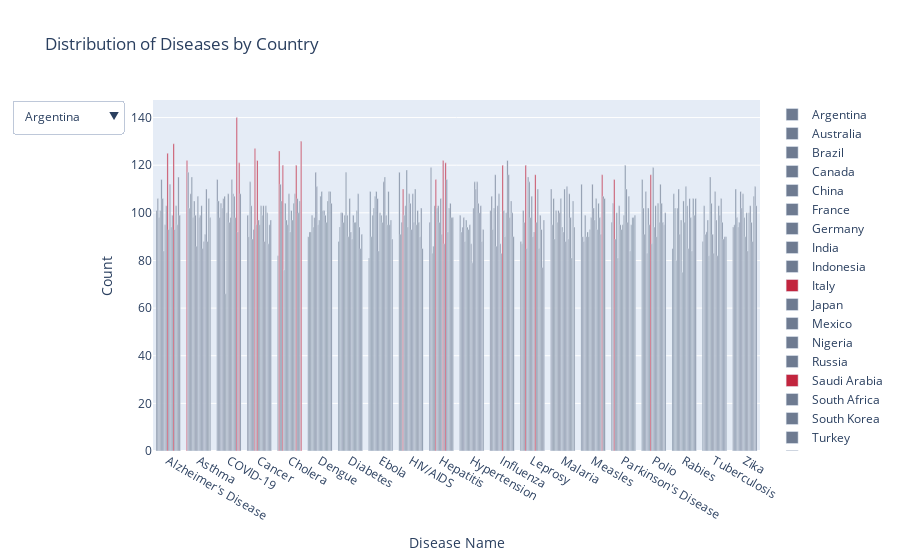

Here is the notebook cell this chart was saved with:
### Code cell
df_counts = df_24.groupby(['Country', 'Disease Name']).size().reset_index(name='Count')

countries = df_counts['Country'].unique()

fig = go.Figure()

for country in countries:
    df_country = df_counts[df_counts['Country'] == country]
    max_count = df_country['Count'].max()
    colors = [COLOR_HIGHLIGHT if count == max_count else COLOR_PRIMARY for count in df_country['Count']]
    fig.add_trace(
        go.Bar(
            x=df_country['Disease Name'],
            y=df_country['Count'],
            name=country,
            marker=dict(color=colors)
        )
    )

dropdown_buttons = [
]
for i, country in enumerate(countries):
    visibility = [i == j for j in range(len(countries))]
    dropdown_buttons.append(
        {'label': country, 'method': 'update', 'args': [{'visible': visibility}, {'title': f'Distribution of Diseases in {country}'}]}
    )

fig.update_layout(
    updatemenus=[
        go.layout.Updatemenu(
            active=0,
            buttons=dropdown_buttons,
            direction='down',
            showactive=True,
        )
    ],
    barmode='group',
    title='Distribution of Diseases by Country',
    xaxis_title='Disease Name',
    yaxis_title='Count'
)

fig.show()

### Figure 1 — Plotly figure (JSON) as saved in the notebook; plotly's stock layout.template omitted (floating-point values rounded to 4 significant figures)
{"data": [{"marker": {"color": ["#6e7b91", "#c2253e", "#6e7b91", "#6e7b91", "#6e7b91", "#6e7b91", "#6e7b91", "#6e7b91", "#6e7b91", "#6e7b91", "#6e7b91", "#6e7b91", "#6e7b91", "#6e7b91", "#6e7b91", "#6e7b91", "#6e7b91", "#6e7b91", "#6e7b91", "#6e7b91"]}, "name": "Argentina", "type": "bar", "x": ["Alzheimer's Disease", "Asthma", "COVID-19", "Cancer", "Cholera", "Dengue", "Diabetes", "Ebola", "HIV/AIDS", "Hepatitis", "Hypertension", "Influenza", "Leprosy", "Malaria", "Measles", "Parkinson's Disease", "Polio", "Rabies", "Tuberculosis", "Zika"], "y": [101, 122, 114, 99, 82, 90, 88, 81, 117, 96, 99, 101, 88, 110, 112, 96, 114, 85, 88, 94]}, {"marker": {"color": ["#6e7b91", "#6e7b91", "#6e7b91", "#6e7b91", "#c2253e", "#6e7b91", "#6e7b91", "#6e7b91", "#6e7b91", "#6e7b91", "#6e7b91", "#6e7b91", "#6e7b91", "#6e7b91", "#6e7b91", "#6e7b91", "#6e7b91", "#6e7b91", "#6e7b91", "#6e7b91"]}, "name": "Australia", "type": "bar", "x": ["Alzheimer's Disease", "Asthma", "COVID-19", "Cancer", "Cholera", "Dengue", "Diabetes", "Ebola", "HIV/AIDS", "Hepatitis", "Hypertension", "Influenza", "Leprosy", "Malaria", "Measles", "Parkinson's Disease", "Polio", "Rabies", "Tuberculosis", "Zika"], "y": [106, 117, 105, 90, 126, 92, 94, 109, 91, 119, 92, 107, 87, 95, 90, 104, 102, 108, 103, 95]}, {"marker": {"color": ["#6e7b91", "#6e7b91", "#6e7b91", "#6e7b91", "#6e7b91", "#6e7b91", "#6e7b91", "#6e7b91", "#6e7b91", "#6e7b91", "#6e7b91", "#6e7b91", "#6e7b91", "#6e7b91", "#6e7b91", "#c2253e", "#6e7b91", "#6e7b91", "#6e7b91", "#6e7b91"]}, "name": "Brazil", "type": "bar", "x": ["Alzheimer's Disease", "Asthma", "COVID-19", "Cancer", "Cholera", "Dengue", "Diabetes", "Ebola", "HIV/AIDS", "Hepatitis", "Hypertension", "Influenza", "Leprosy", "Malaria", "Measles", "Parkinson's Disease", "Polio", "Rabies", "Tuberculosis", "Zika"], "y": [98, 102, 98, 113, 112, 92, 100, 90, 96, 83, 94, 93, 101, 106, 88, 114, 91, 102, 91, 110]}, {"marker": {"color": ["#6e7b91", "#6e7b91", "#6e7b91", "#6e7b91", "#6e7b91", "#6e7b91", "#6e7b91", "#6e7b91", "#c2253e", "#6e7b91", "#6e7b91", "#6e7b91", "#6e7b91", "#6e7b91", "#6e7b91", "#6e7b91", "#6e7b91", "#6e7b91", "#6e7b91", "#6e7b91"]}, "name": "Canada", "type": "bar", "x": ["Alzheimer's Disease", "Asthma", "COVID-19", "Cancer", "Cholera", "Dengue", "Diabetes", "Ebola", "HIV/AIDS", "Hepatitis", "Hypertension", "Influenza", "Leprosy", "Malaria", "Measles", "Parkinson's Disease", "Polio", "Rabies", "Tuberculosis", "Zika"], "y": [101, 108, 104, 103, 105, 99, 100, 99, 110, 86, 98, 102, 96, 89, 99, 89, 109, 80, 92, 98]}, {"marker": {"color": ["#6e7b91", "#6e7b91", "#6e7b91", "#6e7b91", "#c2253e", "#6e7b91", "#6e7b91", "#6e7b91", "#6e7b91", "#6e7b91", "#6e7b91", "#6e7b91", "#c2253e", "#6e7b91", "#6e7b91", "#6e7b91", "#6e7b91", "#6e7b91", "#6e7b91", "#6e7b91"]}, "name": "China", "type": "bar", "x": ["Alzheimer's Disease", "Asthma", "COVID-19", "Cancer", "Cholera", "Dengue", "Diabetes", "Ebola", "HIV/AIDS", "Hepatitis", "Hypertension", "Influenza", "Leprosy", "Malaria", "Measles", "Parkinson's Disease", "Polio", "Rabies", "Tuberculosis", "Zika"], "y": [114, 115, 102, 89, 120, 94, 96, 102, 99, 103, 88, 116, 120, 101, 90, 100, 83, 102, 97, 94]}, {"marker": {"color": ["#6e7b91", "#6e7b91", "#6e7b91", "#6e7b91", "#6e7b91", "#6e7b91", "#6e7b91", "#6e7b91", "#6e7b91", "#c2253e", "#6e7b91", "#6e7b91", "#6e7b91", "#6e7b91", "#6e7b91", "#6e7b91", "#6e7b91", "#6e7b91", "#6e7b91", "#6e7b91"]}, "name": "France", "type": "bar", "x": ["Alzheimer's Disease", "Asthma", "COVID-19", "Cancer", "Cholera", "Dengue", "Diabetes", "Ebola", "HIV/AIDS", "Hepatitis", "Hypertension", "Influenza", "Leprosy", "Malaria", "Measles", "Parkinson's Disease", "Polio", "Rabies", "Tuberculosis", "Zika"], "y": [106, 98, 106, 93, 76, 98, 99, 107, 103, 114, 97, 86, 85, 96, 92, 81, 102, 110, 82, 96]}, {"marker": {"color": ["#6e7b91", "#6e7b91", "#6e7b91", "#c2253e", "#6e7b91", "#6e7b91", "#6e7b91", "#6e7b91", "#6e7b91", "#6e7b91", "#6e7b91", "#6e7b91", "#6e7b91", "#6e7b91", "#6e7b91", "#6e7b91", "#6e7b91", "#6e7b91", "#6e7b91", "#6e7b91"]}, "name": "Germany", "type": "bar", "x": ["Alzheimer's Disease", "Asthma", "COVID-19", "Cancer", "Cholera", "Dengue", "Diabetes", "Ebola", "HIV/AIDS", "Hepatitis", "Hypertension", "Influenza", "Leprosy", "Malaria", "Measles", "Parkinson's Disease", "Polio", "Rabies", "Tuberculosis", "Zika"], "y": [84, 105, 107, 127, 104, 117, 117, 109, 118, 102, 94, 103, 115, 101, 90, 103, 95, 91, 115, 109]}, {"marker": {"color": ["#6e7b91", "#6e7b91", "#6e7b91", "#6e7b91", "#6e7b91", "#6e7b91", "#6e7b91", "#6e7b91", "#6e7b91", "#6e7b91", "#6e7b91", "#6e7b91", "#6e7b91", "#6e7b91", "#6e7b91", "#6e7b91", "#c2253e", "#6e7b91", "#6e7b91", "#6e7b91"]}, "name": "India", "type": "bar", "x": ["Alzheimer's Disease", "Asthma", "COVID-19", "Cancer", "Cholera", "Dengue", "Diabetes", "Ebola", "HIV/AIDS", "Hepatitis", "Hypertension", "Influenza", "Leprosy", "Malaria", "Measles", "Parkinson's Disease", "Polio", "Rabies", "Tuberculosis", "Zika"], "y": [95, 99, 66, 95, 97, 111, 99, 106, 94, 103, 93, 108, 113, 100, 93, 95, 116, 97, 104, 102]}, {"marker": {"color": ["#6e7b91", "#6e7b91", "#6e7b91", "#c2253e", "#6e7b91", "#6e7b91", "#6e7b91", "#6e7b91", "#6e7b91", "#6e7b91", "#6e7b91", "#6e7b91", "#6e7b91", "#6e7b91", "#6e7b91", "#6e7b91", "#6e7b91", "#6e7b91", "#6e7b91", "#6e7b91"]}, "name": "Indonesia", "type": "bar", "x": ["Alzheimer's Disease", "Asthma", "COVID-19", "Cancer", "Cholera", "Dengue", "Diabetes", "Ebola", "HIV/AIDS", "Hepatitis", "Hypertension", "Influenza", "Leprosy", "Malaria", "Measles", "Parkinson's Disease", "Polio", "Rabies", "Tuberculosis", "Zika"], "y": [103, 86, 100, 122, 95, 95, 90, 84, 108, 96, 95, 87, 98, 106, 98, 93, 87, 75, 91, 108]}, {"marker": {"color": ["#c2253e", "#6e7b91", "#6e7b91", "#6e7b91", "#6e7b91", "#6e7b91", "#6e7b91", "#6e7b91", "#6e7b91", "#6e7b91", "#6e7b91", "#6e7b91", "#6e7b91", "#6e7b91", "#6e7b91", "#6e7b91", "#6e7b91", "#6e7b91", "#6e7b91", "#6e7b91"]}, "name": "Italy", "type": "bar", "x": ["Alzheimer's Disease", "Asthma", "COVID-19", "Cancer", "Cholera", "Dengue", "Diabetes", "Ebola", "HIV/AIDS", "Hepatitis", "Hypertension", "Influenza", "Leprosy", "Malaria", "Measles", "Parkinson's Disease", "Polio", "Rabies", "Tuberculosis", "Zika"], "y": [125, 107, 108, 97, 108, 97, 106, 100, 104, 106, 87, 83, 107, 94, 112, 95, 119, 105, 83, 98]}, {"marker": {"color": ["#6e7b91", "#6e7b91", "#6e7b91", "#6e7b91", "#6e7b91", "#6e7b91", "#6e7b91", "#6e7b91", "#6e7b91", "#6e7b91", "#6e7b91", "#c2253e", "#6e7b91", "#6e7b91", "#6e7b91", "#6e7b91", "#6e7b91", "#6e7b91", "#6e7b91", "#6e7b91"]}, "name": "Japan", "type": "bar", "x": ["Alzheimer's Disease", "Asthma", "COVID-19", "Cancer", "Cholera", "Dengue", "Diabetes", "Ebola", "HIV/AIDS", "Hepatitis", "Hypertension", "Influenza", "Leprosy", "Malaria", "Measles", "Parkinson's Disease", "Polio", "Rabies", "Tuberculosis", "Zika"], "y": [93, 98, 96, 95, 92, 107, 92, 99, 93, 91, 79, 120, 90, 92, 102, 99, 94, 96, 109, 90]}, {"marker": {"color": ["#6e7b91", "#6e7b91", "#6e7b91", "#6e7b91", "#6e7b91", "#6e7b91", "#6e7b91", "#6e7b91", "#6e7b91", "#c2253e", "#6e7b91", "#6e7b91", "#6e7b91", "#6e7b91", "#6e7b91", "#6e7b91", "#6e7b91", "#6e7b91", "#6e7b91", "#6e7b91"]}, "name": "Mexico", "type": "bar", "x": ["Alzheimer's Disease", "Asthma", "COVID-19", "Cancer", "Cholera", "Dengue", "Diabetes", "Ebola", "HIV/AIDS", "Hepatitis", "Hypertension", "Influenza", "Leprosy", "Malaria", "Measles", "Parkinson's Disease", "Polio", "Rabies", "Tuberculosis", "Zika"], "y": [112, 99, 98, 103, 101, 109, 89, 96, 108, 122, 102, 101, 92, 110, 97, 120, 103, 111, 97, 100]}, {"marker": {"color": ["#6e7b91", "#6e7b91", "#6e7b91", "#6e7b91", "#6e7b91", "#6e7b91", "#6e7b91", "#6e7b91", "#6e7b91", "#6e7b91", "#6e7b91", "#6e7b91", "#c2253e", "#6e7b91", "#6e7b91", "#6e7b91", "#6e7b91", "#6e7b91", "#6e7b91", "#6e7b91"]}, "name": "Nigeria", "type": "bar", "x": ["Alzheimer's Disease", "Asthma", "COVID-19", "Cancer", "Cholera", "Dengue", "Diabetes", "Ebola", "HIV/AIDS", "Hepatitis", "Hypertension", "Influenza", "Leprosy", "Malaria", "Measles", "Parkinson's Disease", "Polio", "Rabies", "Tuberculosis", "Zika"], "y": [94, 103, 114, 99, 97, 101, 99, 113, 96, 87, 113, 90, 116, 88, 106, 110, 90, 103, 82, 84]}, {"marker": {"color": ["#6e7b91", "#6e7b91", "#6e7b91", "#6e7b91", "#6e7b91", "#6e7b91", "#6e7b91", "#6e7b91", "#6e7b91", "#c2253e", "#6e7b91", "#6e7b91", "#6e7b91", "#6e7b91", "#6e7b91", "#6e7b91", "#6e7b91", "#6e7b91", "#6e7b91", "#6e7b91"]}, "name": "Russia", "type": "bar", "x": ["Alzheimer's Disease", "Asthma", "COVID-19", "Cancer", "Cholera", "Dengue", "Diabetes", "Ebola", "HIV/AIDS", "Hepatitis", "Hypertension", "Influenza", "Leprosy", "Malaria", "Measles", "Parkinson's Disease", "Polio", "Rabies", "Tuberculosis", "Zika"], "y": [99, 85, 108, 103, 104, 101, 96, 115, 110, 121, 110, 100, 96, 111, 93, 96, 104, 85, 103, 100]}, {"marker": {"color": ["#c2253e", "#6e7b91", "#6e7b91", "#6e7b91", "#6e7b91", "#6e7b91", "#6e7b91", "#6e7b91", "#6e7b91", "#6e7b91", "#6e7b91", "#6e7b91", "#6e7b91", "#6e7b91", "#6e7b91", "#6e7b91", "#6e7b91", "#6e7b91", "#6e7b91", "#6e7b91"]}, "name": "Saudi Arabia", "type": "bar", "x": ["Alzheimer's Disease", "Asthma", "COVID-19", "Cancer", "Cholera", "Dengue", "Diabetes", "Ebola", "HIV/AIDS", "Hepatitis", "Hypertension", "Influenza", "Leprosy", "Malaria", "Measles", "Parkinson's Disease", "Polio", "Rabies", "Tuberculosis", "Zika"], "y": [129, 88, 107, 88, 108, 99, 96, 99, 95, 114, 113, 122, 110, 89, 104, 107, 96, 106, 99, 103]}, {"marker": {"color": ["#6e7b91", "#6e7b91", "#6e7b91", "#6e7b91", "#c2253e", "#6e7b91", "#6e7b91", "#6e7b91", "#6e7b91", "#6e7b91", "#6e7b91", "#6e7b91", "#6e7b91", "#6e7b91", "#6e7b91", "#6e7b91", "#6e7b91", "#6e7b91", "#6e7b91", "#6e7b91"]}, "name": "South Africa", "type": "bar", "x": ["Alzheimer's Disease", "Asthma", "COVID-19", "Cancer", "Cholera", "Dengue", "Diabetes", "Ebola", "HIV/AIDS", "Hepatitis", "Hypertension", "Influenza", "Leprosy", "Malaria", "Measles", "Parkinson's Disease", "Polio", "Rabies", "Tuberculosis", "Zika"], "y": [93, 91, 98, 103, 120, 96, 101, 95, 101, 92, 104, 116, 85, 108, 98, 84, 112, 98, 106, 96]}, {"marker": {"color": ["#6e7b91", "#6e7b91", "#c2253e", "#6e7b91", "#6e7b91", "#6e7b91", "#6e7b91", "#6e7b91", "#6e7b91", "#6e7b91", "#6e7b91", "#6e7b91", "#6e7b91", "#6e7b91", "#6e7b91", "#6e7b91", "#6e7b91", "#6e7b91", "#6e7b91", "#6e7b91"]}, "name": "South Korea", "type": "bar", "x": ["Alzheimer's Disease", "Asthma", "COVID-19", "Cancer", "Cholera", "Dengue", "Diabetes", "Ebola", "HIV/AIDS", "Hepatitis", "Hypertension", "Influenza", "Leprosy", "Malaria", "Measles", "Parkinson's Disease", "Polio", "Rabies", "Tuberculosis", "Zika"], "y": [103, 110, 140, 100, 106, 105, 108, 109, 96, 102, 100, 98, 99, 98, 91, 95, 104, 84, 96, 88]}, {"marker": {"color": ["#6e7b91", "#6e7b91", "#6e7b91", "#6e7b91", "#6e7b91", "#6e7b91", "#6e7b91", "#6e7b91", "#6e7b91", "#6e7b91", "#6e7b91", "#6e7b91", "#6e7b91", "#6e7b91", "#c2253e", "#6e7b91", "#6e7b91", "#6e7b91", "#6e7b91", "#6e7b91"]}, "name": "Turkey", "type": "bar", "x": ["Alzheimer's Disease", "Asthma", "COVID-19", "Cancer", "Cholera", "Dengue", "Diabetes", "Ebola", "HIV/AIDS", "Hepatitis", "Hypertension", "Influenza", "Leprosy", "Malaria", "Measles", "Parkinson's Disease", "Polio", "Rabies", "Tuberculosis", "Zika"], "y": [95, 88, 92, 87, 100, 109, 94, 95, 90, 104, 103, 105, 93, 81, 116, 98, 96, 106, 89, 107]}, {"marker": {"color": ["#6e7b91", "#6e7b91", "#c2253e", "#6e7b91", "#6e7b91", "#6e7b91", "#6e7b91", "#6e7b91", "#6e7b91", "#6e7b91", "#6e7b91", "#6e7b91", "#6e7b91", "#6e7b91", "#6e7b91", "#6e7b91", "#6e7b91", "#6e7b91", "#6e7b91", "#6e7b91"]}, "name": "UK", "type": "bar", "x": ["Alzheimer's Disease", "Asthma", "COVID-19", "Cancer", "Cholera", "Dengue", "Diabetes", "Ebola", "HIV/AIDS", "Hepatitis", "Hypertension", "Influenza", "Leprosy", "Malaria", "Measles", "Parkinson's Disease", "Polio", "Rabies", "Tuberculosis", "Zika"], "y": [115, 106, 121, 95, 105, 109, 85, 97, 102, 98, 88, 100, 77, 105, 107, 98, 95, 99, 90, 111]}, {"marker": {"color": ["#6e7b91", "#6e7b91", "#6e7b91", "#6e7b91", "#c2253e", "#6e7b91", "#6e7b91", "#6e7b91", "#6e7b91", "#6e7b91", "#6e7b91", "#6e7b91", "#6e7b91", "#6e7b91", "#6e7b91", "#6e7b91", "#6e7b91", "#6e7b91", "#6e7b91", "#6e7b91"]}, "name": "USA", "type": "bar", "x": ["Alzheimer's Disease", "Asthma", "COVID-19", "Cancer", "Cholera", "Dengue", "Diabetes", "Ebola", "HIV/AIDS", "Hepatitis", "Hypertension", "Influenza", "Leprosy", "Malaria", "Measles", "Parkinson's Disease", "Polio", "Rabies", "Tuberculosis", "Zika"], "y": [99, 98, 108, 97, 130, 104, 91, 89, 85, 98, 93, 90, 97, 94, 106, 99, 100, 106, 90, 103]}], "layout": {"barmode": "group", "title": {"text": "Distribution of Diseases by Country"}, "updatemenus": [{"active": 0, "buttons": [{"args": [{"visible": [true, false, false, false, false, false, false, false, false, false, false, false, false, false, false, false, false, false, false, false]}, {"title": "Distribution of Diseases in Argentina"}], "label": "Argentina", "method": "update"}, {"args": [{"visible": [false, true, false, false, false, false, false, false, false, false, false, false, false, false, false, false, false, false, false, false]}, {"title": "Distribution of Diseases in Australia"}], "label": "Australia", "method": "update"}, {"args": [{"visible": [false, false, true, false, false, false, false, false, false, false, false, false, false, false, false, false, false, false, false, false]}, {"title": "Distribution of Diseases in Brazil"}], "label": "Brazil", "method": "update"}, {"args": [{"visible": [false, false, false, true, false, false, false, false, false, false, false, false, false, false, false, false, false, false, false, false]}, {"title": "Distribution of Diseases in Canada"}], "label": "Canada", "method": "update"}, {"args": [{"visible": [false, false, false, false, true, false, false, false, false, false, false, false, false, false, false, false, false, false, false, false]}, {"title": "Distribution of Diseases in China"}], "label": "China", "method": "update"}, {"args": [{"visible": [false, false, false, false, false, true, false, false, false, false, false, false, false, false, false, false, false, false, false, false]}, {"title": "Distribution of Diseases in France"}], "label": "France", "method": "update"}, {"args": [{"visible": [false, false, false, false, false, false, true, false, false, false, false, false, false, false, false, false, false, false, false, false]}, {"title": "Distribution of Diseases in Germany"}], "label": "Germany", "method": "update"}, {"args": [{"visible": [false, false, false, false, false, false, false, true, false, false, false, false, false, false, false, false, false, false, false, false]}, {"title": "Distribution of Diseases in India"}], "label": "India", "method": "update"}, {"args": [{"visible": [false, false, false, false, false, false, false, false, true, false, false, false, false, false, false, false, false, false, false, false]}, {"title": "Distribution of Diseases in Indonesia"}], "label": "Indonesia", "method": "update"}, {"args": [{"visible": [false, false, false, false, false, false, false, false, false, true, false, false, false, false, false, false, false, false, false, false]}, {"title": "Distribution of Diseases in Italy"}], "label": "Italy", "method": "update"}, {"args": [{"visible": [false, false, false, false, false, false, false, false, false, false, true, false, false, false, false, false, false, false, false, false]}, {"title": "Distribution of Diseases in Japan"}], "label": "Japan", "method": "update"}, {"args": [{"visible": [false, false, false, false, false, false, false, false, false, false, false, true, false, false, false, false, false, false, false, false]}, {"title": "Distribution of Diseases in Mexico"}], "label": "Mexico", "method": "update"}, {"args": [{"visible": [false, false, false, false, false, false, false, false, false, false, false, false, true, false, false, false, false, false, false, false]}, {"title": "Distribution of Diseases in Nigeria"}], "label": "Nigeria", "method": "update"}, {"args": [{"visible": [false, false, false, false, false, false, false, false, false, false, false, false, false, true, false, false, false, false, false, false]}, {"title": "Distribution of Diseases in Russia"}], "label": "Russia", "method": "update"}, {"args": [{"visible": [false, false, false, false, false, false, false, false, false, false, false, false, false, false, true, false, false, false, false, false]}, {"title": "Distribution of Diseases in Saudi Arabia"}], "label": "Saudi Arabia", "method": "update"}, {"args": [{"visible": [false, false, false, false, false, false, false, false, false, false, false, false, false, false, false, true, false, false, false, false]}, {"title": "Distribution of Diseases in South Africa"}], "label": "South Africa", "method": "update"}, {"args": [{"visible": [false, false, false, false, false, false, false, false, false, false, false, false, false, false, false, false, true, false, false, false]}, {"title": "Distribution of Diseases in South Korea"}], "label": "South Korea", "method": "update"}, {"args": [{"visible": [false, false, false, false, false, false, false, false, false, false, false, false, false, false, false, false, false, true, false, false]}, {"title": "Distribution of Diseases in Turkey"}], "label": "Turkey", "method": "update"}, {"args": [{"visible": [false, false, false, false, false, false, false, false, false, false, false, false, false, false, false, false, false, false, true, false]}, {"title": "Distribution of Diseases in UK"}], "label": "UK", "method": "update"}, {"args": [{"visible": [false, false, false, false, false, false, false, false, false, false, false, false, false, false, false, false, false, false, false, true]}, {"title": "Distribution of Diseases in USA"}], "label": "USA", "method": "update"}], "direction": "down", "showactive": true}], "xaxis": {"title": {"text": "Disease Name"}}, "yaxis": {"title": {"text": "Count"}}}}
